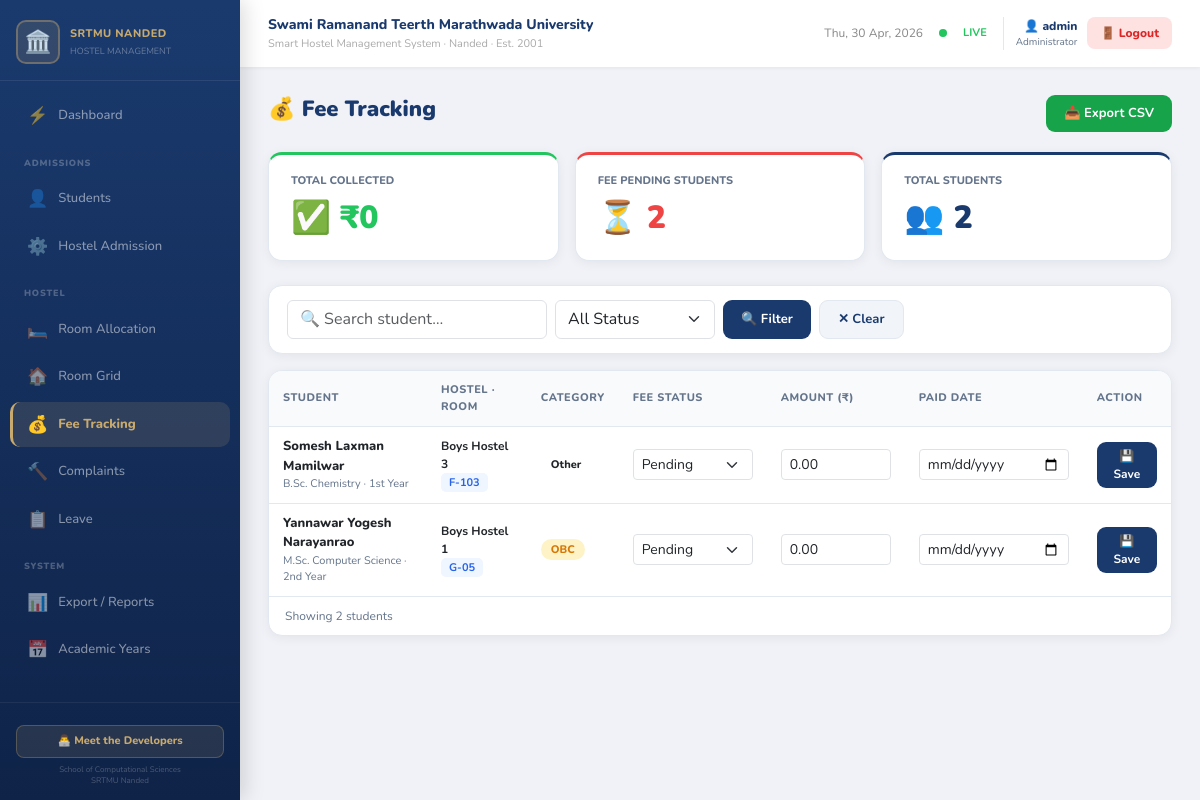
Screenshot of /fees/ (signed in) with the database file from the repository.
### hostel/models.py (models this page shows, shortened)
class Student(models.Model):
    name = models.CharField(max_length=200, validators=[validate_name])
    aadhar = models.CharField(max_length=12, unique=True, validators=[validate_aadhar])
    gender = models.CharField(max_length=10, choices=GENDER_CHOICES, default='Male')
    category = models.CharField(max_length=20, choices=CATEGORY_CHOICES, default='General')
    phone = models.CharField(max_length=10, validators=[validate_phone])
    email = models.EmailField(blank=True)
    father_name = models.CharField(max_length=200, blank=True, validators=[validate_name])
    mother_name = models.CharField(max_length=200, blank=True, validators=[validate_name])
    guardian_phone = models.CharField(max_length=10, blank=True)
    school = models.CharField(max_length=200, choices=SCHOOL_CHOICES, blank=True)
    level = models.CharField(max_length=5, choices=LEVEL_CHOICES, default='UG')
    course = models.CharField(max_length=200)
    year = models.CharField(max_length=20)
    hostel = models.CharField(max_length=50, choices=HOSTEL_CHOICES, blank=True, default='')
    room = models.CharField(max_length=20, blank=True)
    admission_date = models.DateField(null=True, blank=True)
    address = models.TextField(blank=True)
    district = models.CharField(max_length=100, blank=True)
    fees = models.CharField(max_length=10, choices=FEE_CHOICES, default='Pending')
    fee_amount = models.DecimalField(max_digits=10, decimal_places=2, default=0)
    fee_paid_date = models.DateField(null=True, blank=True)
    receipt_number = models.CharField(max_length=50, blank=True)
    marks_10 = models.CharField(max_length=6, blank=True, validators=[validate_marks])
    marks_12 = models.CharField(max_length=6, blank=True, validators=[validate_marks])
    cet_marks_obtained = models.CharField(max_length=6, blank=True, validators=[validate_marks], help_text="CET marks obtained")
    cet_marks_total = models.CharField(max_length=6, blank=True, validators=[validate_marks], help_text="CET total marks")
    marks_ug = models.CharField(max_length=6, blank=True, validators=[validate_marks])
    marks_pg = models.CharField(max_length=6, blank=True, validators=[validate_marks])
    biometric_id = models.CharField(max_length=50, blank=True)
    remarks = models.TextField(blank=True)
    photo = models.ImageField(upload_to='student_photos/', blank=True, null=True)
    academic_year = models.ForeignKey(
        'AcademicYear', on_delete=models.SET_NULL,
        null=True, blank=True, related_name='students'
    )
    university_admitted = models.BooleanField(default=False, help_text="Has university admission been confirmed?")
    university_receipt_no = models.CharField(max_length=50, help_text="University admission receipt number")
    hostel_registered = models.BooleanField(default=False, help_text="Has hostel registration been done?")
    hostel_receipt_no = models.CharField(max_length=50, help_text="Hostel registration receipt number")
    hostel_approved = models.BooleanField(default=False, help_text="Approved for hostel admission")
    created_at = models.DateTimeField(auto_now_add=True)
    updated_at = models.DateTimeField(auto_now=True)
    class Meta:
        ordering = ['-created_at']

### hostel/views.py (the view)
# urls.py: path('fees/', views.fee_tracking, name='fee_tracking'),
@login_required
def fee_tracking(request):
    qs = Student.objects.all()
    q = request.GET.get('q', '')
    fee_filter = request.GET.get('fees', '')
    if q:
        qs = qs.filter(Q(name__icontains=q) | Q(aadhar__icontains=q) | Q(room__icontains=q))
    if fee_filter:
        qs = qs.filter(fees=fee_filter)
    total_paid = Student.objects.filter(fees='Paid').aggregate(Sum('fee_amount'))['fee_amount__sum'] or 0
    ctx = {
        'students': qs, 'q': q, 'fee_filter': fee_filter,
        'total_paid': total_paid,
        'pending_count': Student.objects.filter(fees='Pending').count(),
        'total_students': Student.objects.count(),
    }
    return render(request, 'hostel/fees.html', ctx)

### templates/hostel/fees.html (shortened to what this page needs)
{% extends 'hostel/base.html' %}
{% block content %}
<div class="page-header">
  <h1 class="page-title">💰 Fee Tracking</h1>
  <a href="{% url 'export_students_csv' %}" class="btn-success-srtmu">📥 Export CSV</a>
</div>
<div class="row g-3 mb-4">
  <div class="col-md-4"><div class="stat-card" style="border-top:3px solid var(--green)"><div style="font-size:11px;font-weight:800;color:var(--muted);text-transform:uppercase">Total Collected</div><div style="font-size:32px;font-weight:900;color:var(--green);margin-top:4px">✅ ₹{{ total_paid }}</div></div></div>
  <div class="col-md-4"><div class="stat-card" style="border-top:3px solid var(--red)"><div style="font-size:11px;font-weight:800;color:var(--muted);text-transform:uppercase">Fee Pending Students</div><div style="font-size:32px;font-weight:900;color:var(--red);margin-top:4px">⏳ {{ pending_count }}</div></div></div>
  <div class="col-md-4"><div class="stat-card" style="border-top:3px solid var(--navy)"><div style="font-size:11px;font-weight:800;color:var(--muted);text-transform:uppercase">Total Students</div><div style="font-size:32px;font-weight:900;color:var(--navy);margin-top:4px">👥 {{ total_students }}</div></div></div>
</div>
<div class="card-srtmu" style="padding:14px 18px;margin-bottom:16px;">
  <form method="get" class="d-flex gap-2 flex-wrap">
    <input name="q" value="{{ q }}" placeholder="🔍 Search student…" class="form-control" style="max-width:260px"/>
    <select name="fees" class="form-select" style="max-width:160px">
      <option value="">All Status</option>
    </select>
    <button type="submit" class="btn-navy">🔍 Filter</button>
    <a href="{% url 'fee_tracking' %}" class="btn-ghost">✕ Clear</a>
  </form>
</div>
<div class="card-srtmu" style="padding:0;overflow:hidden;">
  <div class="table-responsive">
    <table class="table-srtmu">
      <thead><tr>
        <th>Student</th><th>Hostel · Room</th><th>Category</th>
        <th>Fee Status</th><th>Amount (₹)</th><th>Paid Date</th><th>Action</th>
      </tr></thead>
      <tbody>
        {% for s in students %}
        <tr>
          <td>
            <div style="font-weight:800;font-size:13px">{{ s.name }}</div>
            <div style="font-size:11px;color:var(--muted)">{{ s.course }} · {{ s.year }}</div>
          </td>
          <td>
            <div style="font-weight:700;font-size:12px">{{ s.hostel }}</div>
            {% if s.room %}<span style="background:#eff6ff;color:#2563eb;padding:2px 8px;border-radius:5px;font-size:11px;font-weight:700">{{ s.room }}</span>{% endif %}
          </td>
          <td><span class="badge-srtmu badge-{{ s.category }}">{{ s.category }}</span></td>
          <td>
            <form method="post" action="{% url 'update_fee' s.pk %}" id="fee-form-{{ s.pk }}">
              <select name="fees" class="form-select form-select-sm" style="width:120px">
                <option {% if s.fees == 'Pending' %}selected{% endif %}>Pending</option>
              </select>
          </td>
          <td>
              <input type="number" name="fee_amount" value="{{ s.fee_amount }}" class="form-control form-control-sm" style="width:110px" placeholder="0"/>
          </td>
          <td>
              <input type="date" name="fee_paid_date" value="{{ s.fee_paid_date|date:'Y-m-d' }}" class="form-control form-control-sm" style="width:150px"/>
          </td>
          <td>
              <button type="submit" class="btn-navy btn-sm">💾 Save</button>
          </td>
        </tr>
        {% empty %}
        <tr><td colspan="7" style="text-align:center;padding:40px;color:var(--muted)">No students found.</td></tr>
        {% endfor %}
      </tbody>
    </table>
  </div>
  <div style="padding:10px 16px;border-top:1px solid var(--border);font-size:12px;color:var(--muted)">Showing {{ students|length }} students</div>
</div>
{% endblock %}

### templates/hostel/base.html (shortened to what this page needs)
<!DOCTYPE html>
<html lang="en">
<head>
<link href="https://cdn.jsdelivr.net/npm/bootstrap@5.3.2/dist/css/bootstrap.min.css" rel="stylesheet"/>
</head>
<body>
<div class="sidebar">
  <div class="sidebar-logo">
    <div class="sidebar-brand">
      <div class="sidebar-icon">🏛️</div>
      <div>
        <div class="sidebar-title">SRTMU NANDED</div>
        <div class="sidebar-sub">HOSTEL MANAGEMENT</div>
      </div>
    </div>
  </div>
  <nav class="sidebar-nav">
    <a href="{% url 'dashboard' %}" class="nav-item {% if request.resolver_match.url_name == 'dashboard' %}active{% endif %}"><span class="nav-icon">⚡</span> Dashboard</a>
    <div class="nav-section-label">Admissions</div>
    <a href="{% url 'student_list' %}" class="nav-item {% if 'student' in request.resolver_match.url_name %}active{% endif %}"><span class="nav-icon">👤</span> Students</a>
    <a href="{% url 'hostel_admission_config' %}" class="nav-item {% if 'hostel_admission' in request.resolver_match.url_name %}active{% endif %}"><span class="nav-icon">⚙️</span> Hostel Admission</a>
    <div class="nav-section-label">Hostel</div>
    <a href="{% url 'room_allocation' %}" class="nav-item {% if request.resolver_match.url_name == 'room_allocation' %}active{% endif %}"><span class="nav-icon">🛏️</span> Room Allocation</a>
    <a href="{% url 'room_grid' %}" class="nav-item {% if request.resolver_match.url_name == 'room_grid' %}active{% endif %}"><span class="nav-icon">🏠</span> Room Grid</a>
    <a href="{% url 'fee_tracking' %}" class="nav-item {% if 'fee' in request.resolver_match.url_name %}active{% endif %}"><span class="nav-icon">💰</span> Fee Tracking</a>
    <a href="{% url 'complaint_list' %}" class="nav-item {% if 'complaint' in request.resolver_match.url_name %}active{% endif %}"><span class="nav-icon">🔨</span> Complaints</a>
    <a href="{% url 'leave_list' %}" class="nav-item {% if 'leave' in request.resolver_match.url_name %}active{% endif %}"><span class="nav-icon">📋</span> Leave</a>
    <div class="nav-section-label">System</div>
    <a href="{% url 'export_reports' %}" class="nav-item {% if 'export' in request.resolver_match.url_name %}active{% endif %}"><span class="nav-icon">📊</span> Export / Reports</a>
    <a href="{% url 'academic_year_list' %}" class="nav-item {% if 'academic_year' in request.resolver_match.url_name %}active{% endif %}"><span class="nav-icon">📅</span> Academic Years</a>
  </nav>
  <div class="sidebar-footer">
    <button class="dev-btn" onclick="document.getElementById('devModal').classList.add('show')">👨‍💻 Meet the Developers</button>
    <div style="font-size:8px;color:rgba(255,255,255,.25);margin-top:6px;line-height:1.4;">School of Computational Sciences<br/>SRTMU Nanded</div>
  </div>
</div>
<div class="main-wrap">
  <div class="topbar">
    <div>
      <div class="topbar-title">Swami Ramanand Teerth Marathwada University</div>
      <div class="topbar-sub">Smart Hostel Management System · Nanded · Est. 2001</div>
    </div>
    <div class="d-flex align-items-center gap-3">
      <span style="font-size:12px;color:#888;" id="curr-date"></span>
      <div class="live-dot"></div>
      <span style="font-size:11px;color:var(--green);font-weight:700;">LIVE</span>
      {% if user.is_authenticated %}
      <div style="display:flex;align-items:center;gap:10px;padding-left:12px;border-left:1px solid var(--border);">
        <div style="text-align:right;">
          <div style="font-size:12px;font-weight:800;color:var(--navy);">👤 {{ user.username }}</div>
          <div style="font-size:10px;color:var(--muted);">Administrator</div>
        </div>
        <form method="post" action="/logout/" style="margin:0;">
          <button type="submit" style="background:#fee2e2;color:#dc2626;border:none;border-radius:8px;padding:7px 13px;font-size:12px;font-weight:800;cursor:pointer;font-family:Nunito,sans-serif;">🚪 Logout</button>
        </form>
      </div>
      {% endif %}
    </div>
  </div>
  <div class="content">
    {% block content %}{% endblock %}
  </div>
</div>
</body>
</html>

### templates/hostel/base.html (style rules this page uses)
:root { --navy:#1a3a6e;--navyD:#0f2348;--gold:#c8a96e;--green:#22c55e;--red:#ef4444;--orange:#f97316;--blue:#3b82f6;--muted:#64748b;--border:#e2e8f0;--teal:#0891b2; }
* { box-sizing:border-box;font-family:'Nunito',sans-serif; }
body { background:#f0f2f7;margin:0; }
.sidebar { width:240px;background:linear-gradient(180deg,var(--navy) 0%,var(--navyD) 100%);position:fixed;top:0;left:0;bottom:0;z-index:100;display:flex;flex-direction:column;box-shadow:4px 0 20px rgba(0,0,0,.15); }
.sidebar-logo { padding:20px 16px 16px;border-bottom:1px solid rgba(255,255,255,.08); }
.sidebar-brand { display:flex;align-items:center;gap:10px; }
.sidebar-icon { width:44px;height:44px;border-radius:10px;background:rgba(200,169,110,.15);border:2px solid rgba(200,169,110,.4);display:flex;align-items:center;justify-content:center;font-size:22px; }
.sidebar-title { font-size:11px;font-weight:800;color:var(--gold);letter-spacing:.5px; }
.sidebar-sub { font-size:9px;color:rgba(255,255,255,.35);margin-top:2px; }
nav.sidebar-nav { flex:1;padding:12px 10px;display:flex;flex-direction:column;gap:2px;overflow-y:auto; }
.nav-item { display:flex;align-items:center;gap:10px;padding:10px 14px;border-radius:10px;border:none;cursor:pointer;text-align:left;background:transparent;border-left:3px solid transparent;color:rgba(255,255,255,.5);font-size:13px;font-weight:500;text-decoration:none;transition:all .15s; }
.nav-item.active { background:rgba(200,169,110,.15);border-left:3px solid var(--gold);color:var(--gold);font-weight:800; }
.nav-item .nav-icon { font-size:17px; }
.nav-section-label { font-size:9px;font-weight:900;color:rgba(255,255,255,.25);text-transform:uppercase;letter-spacing:.8px;padding:10px 14px 4px;margin-top:6px; }
.sidebar-footer { padding:14px 16px;border-top:1px solid rgba(255,255,255,.06);font-size:11px;color:rgba(255,255,255,.4);text-align:center; }
.main-wrap { margin-left:240px;display:flex;flex-direction:column;min-height:100vh; }
.topbar { background:#fff;padding:14px 28px;display:flex;align-items:center;justify-content:space-between;box-shadow:0 1px 4px rgba(0,0,0,.06);position:sticky;top:0;z-index:50; }
.topbar-title { font-size:14px;font-weight:800;color:var(--navy); }
.topbar-sub { font-size:11px;color:#aaa;margin-top:1px; }
.live-dot { width:8px;height:8px;border-radius:50%;background:var(--green); }
.content { flex:1;padding:28px; }
.card-srtmu { background:#fff;border-radius:14px;padding:22px 24px;box-shadow:0 2px 12px rgba(0,0,0,.06);border:1px solid var(--border);margin-bottom:20px; }
.stat-card { background:#fff;border-radius:14px;padding:18px 22px;box-shadow:0 2px 12px rgba(0,0,0,.06);border:1px solid var(--border); }
.badge-srtmu { padding:3px 10px;border-radius:20px;font-size:11px;font-weight:800;white-space:nowrap; }
.badge-OBC { background:#fef3c7;color:#d97706; }
.btn-navy { background:var(--navy);color:#fff;border:none;border-radius:9px;padding:9px 18px;font-weight:700;font-size:13px;cursor:pointer;display:inline-flex;align-items:center;gap:6px;transition:all .15s;text-decoration:none; }
.btn-success-srtmu { background:#16a34a;color:#fff;border:none;border-radius:9px;padding:9px 18px;font-weight:700;font-size:13px;cursor:pointer;display:inline-flex;align-items:center;gap:6px;transition:all .15s;text-decoration:none; }
.btn-ghost { background:#f1f5f9;color:var(--navy);border:1px solid var(--border);border-radius:9px;padding:9px 18px;font-weight:700;font-size:13px;cursor:pointer;text-decoration:none;display:inline-flex;align-items:center;gap:6px; }
.btn-sm { padding:5px 12px!important;font-size:12px!important; }
.table-srtmu { width:100%;border-collapse:collapse; }
.table-srtmu thead tr { background:#f8fafc; }
.table-srtmu th { padding:11px 14px;text-align:left;font-size:11px;font-weight:800;color:var(--muted);letter-spacing:.5px;text-transform:uppercase;border-bottom:1px solid var(--border); }
.table-srtmu td { padding:10px 14px;border-bottom:1px solid var(--border);font-size:13px; }
.table-srtmu tr:last-child td { border-bottom:none; }
.page-header { display:flex;justify-content:space-between;align-items:center;margin-bottom:20px; }
.page-title { font-size:22px;font-weight:900;color:var(--navy); }
.dev-btn { background:rgba(200,169,110,.12);border:1px solid rgba(200,169,110,.3);color:var(--gold);border-radius:8px;padding:7px 12px;font-size:11px;font-weight:800;cursor:pointer;width:100%;margin-top:8px;transition:all .2s;font-family:'Nunito',sans-serif; }

### rows the page displays
Student: name "Somesh Laxman Mamilwar", course "B.Sc. Chemistry", year "1st Year", hostel "Boys Hostel 3", room "F-103", category "Other", fees "Pending", fee_amount "0.00"
Student: name "Yannawar Yogesh Narayanrao", course "M.Sc. Computer Science", year "2nd Year", hostel "Boys Hostel 1", room "G-05", category "OBC", fees "Pending", fee_amount "0.00"

### other values shown
{{ user.username }} "admin"
{{ total_paid }} "0"
{{ pending_count }} "2"
{{ total_students }} "2"
{{ students|length }} "2"
